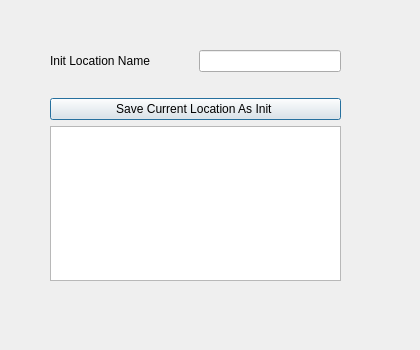
<?xml version="1.0" encoding="UTF-8"?>
<ui version="4.0">
 <class>Setup_Init_Location</class>
 <widget class="QDialog" name="Setup_Init_Location">
  <property name="geometry">
   <rect>
    <x>0</x>
    <y>0</y>
    <width>420</width>
    <height>350</height>
   </rect>
  </property>
  <property name="windowTitle">
   <string>Setup Init Location</string>
  </property>
  <widget class="QWidget" name="verticalLayoutWidget">
   <property name="geometry">
    <rect>
     <x>50</x>
     <y>50</y>
     <width>291</width>
     <height>231</height>
    </rect>
   </property>
   <layout class="QVBoxLayout" name="verticalLayout">
    <item>
     <layout class="QGridLayout" name="gridLayout">
      <item row="1" column="1">
       <spacer name="horizontalSpacer_2">
        <property name="orientation">
         <enum>Qt::Horizontal</enum>
        </property>
        <property name="sizeHint" stdset="0">
         <size>
          <width>40</width>
          <height>20</height>
         </size>
        </property>
       </spacer>
      </item>
      <item row="0" column="1">
       <widget class="QLineEdit" name="lineEdit_name"/>
      </item>
      <item row="1" column="0">
       <spacer name="horizontalSpacer">
        <property name="orientation">
         <enum>Qt::Horizontal</enum>
        </property>
        <property name="sizeHint" stdset="0">
         <size>
          <width>40</width>
          <height>20</height>
         </size>
        </property>
       </spacer>
      </item>
      <item row="0" column="0">
       <widget class="QLabel" name="label_Name">
        <property name="text">
         <string>Init Location Name</string>
        </property>
       </widget>
      </item>
     </layout>
    </item>
    <item>
     <widget class="QPushButton" name="pushButton_SetLocation">
      <property name="text">
       <string>Save Current Location As Init </string>
      </property>
     </widget>
    </item>
    <item>
     <widget class="QTextEdit" name="textEdit_showStatus">
      <property name="readOnly">
       <bool>true</bool>
      </property>
     </widget>
    </item>
   </layout>
  </widget>
 </widget>
 <resources/>
 <connections/>
</ui>
